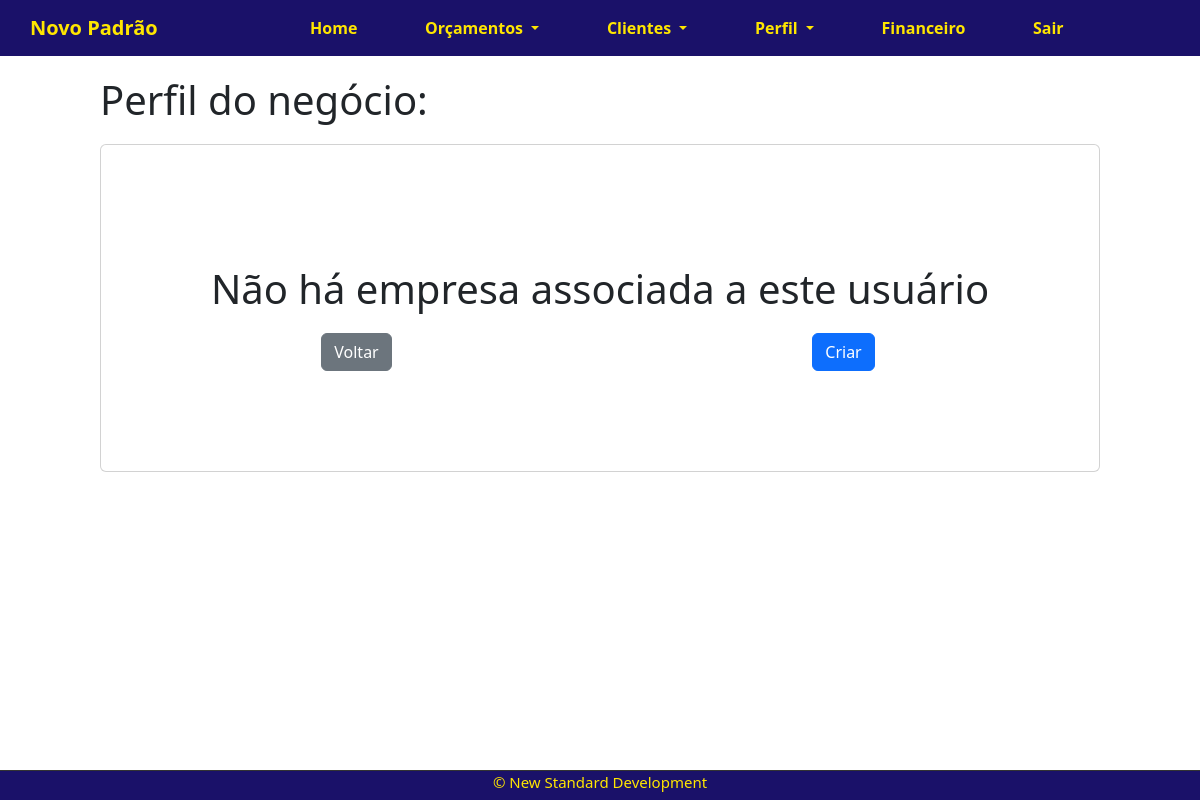
The page /accounts/perfil/company/ (signed in) on the database as committed earlier.
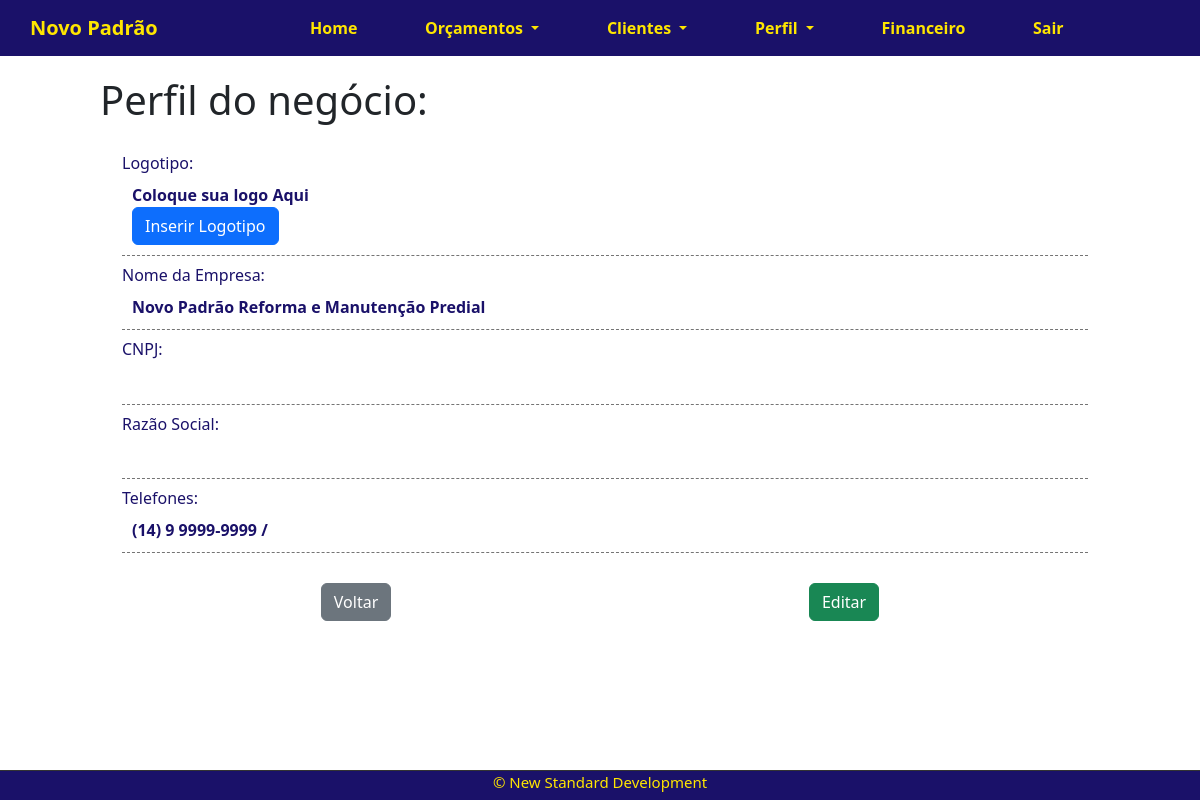
The same page on the database as committed later.
### accounts/models.py (models this page shows, shortened)
class PerfilCompany(models.Model) :
    user = models.ForeignKey(get_user_model(), on_delete=models.CASCADE)
    name = models.CharField(max_length=255, help_text="Campo Obrigatorio " )
    logo = models.ImageField(upload_to="",blank=True, null=True )
    razaoSocial = models.CharField(max_length=255, blank=True, null=True )
    cnpj = models.CharField(max_length=255, blank=True, null=True )
    phone1 = models.CharField(max_length=255, blank=True, null=True )
    phone2 = models.CharField(max_length=255, blank=True, null=True )
    email = models.EmailField(_("email"), unique=True, blank=True, null=True )
    USERNAME_FIELD = "name"
    REQUIRED_FIELDS = []

### accounts/views.py (the view)
# urls.py: path('perfil/company/', views.perfilCompany, name='perfil-user'),
@login_required
def perfilCompany(request):
    try:
        company = PerfilCompany.objects.get(user = request.user)
        print('company:',company.logo)
    except:
        company = ""
    context = {
        'company':company,
    }
    return render(request, 'accounts/perfilCompany.html', context)

### accounts/templates/accounts/perfilCompany.html (shortened to what this page needs)
{% extends 'base.html' %}
{% load crispy_forms_tags %}
{% block content %}
<div class="offset-1 col-10 list-div">
    <h1>Perfil do negócio:</h1>
    {% if company %}
    <div class="container div-view">
        <div class=" div-view-item">
            <div class="logo-perfil_company">
                <h6>Logotipo: </h6>
                {% if company.logo %}
                <img src="{{ company.logo.url }}" alt="img">
                {%else%}
                <span> Coloque sua logo Aqui</span><br>
                <a href="/accounts/perfil/company/edit">
                    <button class="btn btn-primary">Inserir Logotipo</button>
                </a>
                {% endif %}
            </div>
        </div>
        <div class=" div-view-item">
            <div>
                <h6>Nome da Empresa: </h6>
                <span>{{ company.name }} </span>
            </div>
        </div>
        <div class=" div-view-item">
            <div>
                <h6>CNPJ: </h6>
                <span>
                </span>
            </div>
        </div>
        <div class=" div-view-item">
            <div>
                <h6>Razão Social: </h6>
                <span>
                </span>
            </div>
        </div>
        <div class=" div-view-item">
            <div>
                <h6>Telefones: </h6>
                <span>
                    {%if company.phone1 %}
                    {{ company.phone1 }}
                    {%endif%}
                    /
                </span>
            </div>
        </div>
    </div>
    <div class=" container perfilCompany">
        <div>
            <a href="/accounts/perfil/">
                <input class="btn btn-secondary" type="button" value="Voltar">
            </a>
        </div>
        <div>
            <a href="/accounts/perfil/company/edit">
                <input class="btn btn-success" type="button" value="Editar">
            </a>
        </div>
    </div>
</div>
{% else %}
<div class="card card-company-none">
    <div>
        <h1>Não há empresa associada a este usuário </h1>
    </div>
    <div class=" container perfilCompany">
        <div>
            <a href="/accounts/perfil/">
                <input class="btn btn-secondary" type="button" value="Voltar">
            </a>
        </div>
        <div>
            <a href="/accounts/perfil/company/add">
                <input class="btn btn-primary" type="button" value="Criar">
            </a>
        </div>
    </div>
</div>
{% endif%}
{% endblock %}

Rows that differ between the two databases and show on the page:
added PerfilCompany: name "Novo Padrão Reforma e Manutenção Predial", phone1 "(14) 9 9999-9999"
Other text that changed with them:
form field value: (not shown) → "Voltar"
form field value: (not shown) → "Editar"
form field value: "Voltar" → (not shown)
form field value: "Criar" → (not shown)
text no longer shown: "Não há empresa associada a este usuário"
text now shown: "Logotipo: Coloque sua logo Aqui Inserir Logotipo Nome da Empresa: CNPJ: Razão Social: Telefones: /"
